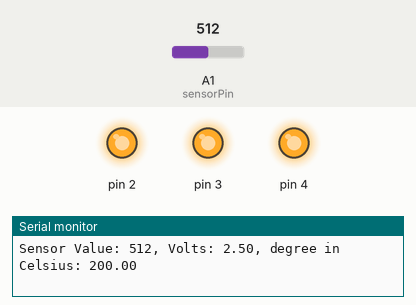
The sketch below on a simulated Arduino Uno, built with avr-gcc and run on an emulated ATmega328P. On the bench: output pins drawn as LEDs (lit = HIGH), the last lines printed to the serial monitor. The test bench sets the inputs (shaded band); at power-on: A1 (sensorPin) = 512.

Above: at 1.3 s.
1.4 s: A1 (sensorPin) set to 178
2.9 s: A1 (sensorPin) set to 166
At 3.4 s:
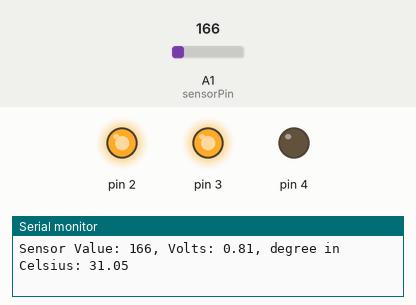
4.5 s: A1 (sensorPin) set to 122
At 5.7 s:
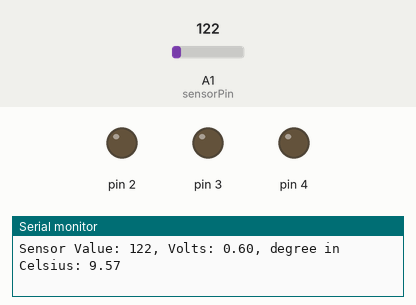
6.0 s: A1 (sensorPin) set to 306
At 7.2 s:
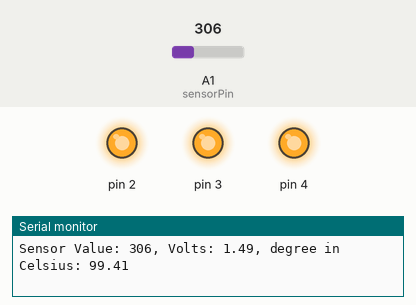
Timing chart, 0 to 8.5 s (numbered marks = the images above; inputs shaded):
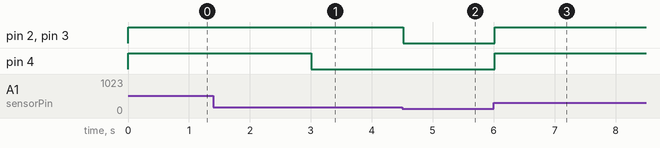

The sketch:

Love_O_Meter.ino
```cpp
const int sensorPin = A1;
const float baselineTemp = 25.5;

void setup(){
  Serial.begin(9600);
  for(int pinNumber = 2; pinNumber < 5; pinNumber++){
    pinMode(pinNumber, OUTPUT);
    digitalWrite(pinNumber, HIGH);
  }
}

void loop(){
  int sensorVal = analogRead(sensorPin);
  Serial.print("Sensor Value: ");
  Serial.print(sensorVal);

  float voltage = (sensorVal/1024.0) * 5.0;
  Serial.print(", Volts: ");
  Serial.print(voltage);

  Serial.print(", degree in Celsius: ");
  float temperature = (voltage - .5) *100;
  Serial.println(temperature);

  if(temperature < baselineTemp) {
    for(int pinNumber = 2; pinNumber < 5; pinNumber++){
      digitalWrite(pinNumber, LOW);
    }
  }
  else if(temperature >= baselineTemp+2 && temperature< baselineTemp+4){
    digitalWrite(2, HIGH);
    digitalWrite(3, LOW);
    digitalWrite(4, LOW);
  }
  else if(temperature >= baselineTemp +4 && temperature < baselineTemp+6){
    digitalWrite(2, HIGH);
    digitalWrite(3, HIGH);
    digitalWrite(4, LOW);
  }
  else if(temperature >= baselineTemp+6){
    for(int pinNumber = 2; pinNumber < 5; pinNumber++){
      digitalWrite(pinNumber, HIGH);
    }
  }
  delay(500);
}
```

Measured:
- the behaviour switches between 167 and 166 on A1 (sensorPin) (found by bisection; images 0 and 1)
- after the input at 2.9 s, pin 4: HIGH → LOW after 0.11 s
- after the input at 4.5 s, pin 2, pin 3: HIGH → LOW at once
- after the input at 6.0 s, pin 2–4: LOW → HIGH at once
